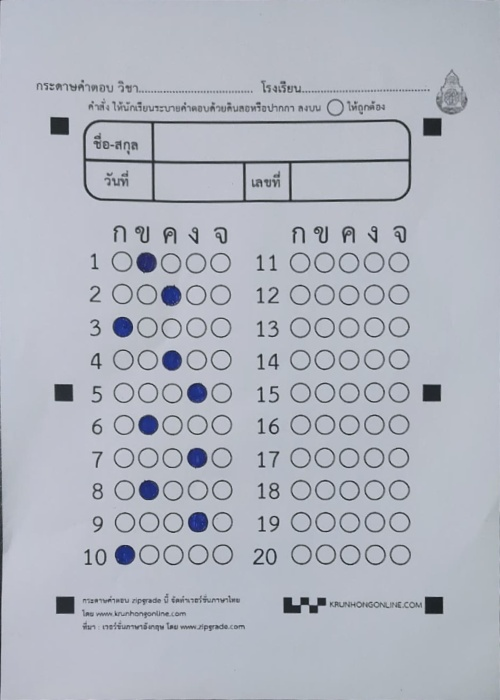
#> input picture Week9/AwswerSheetDetection/cropper.jpg, 500 x 700 px
$ python DetectChoine.py
#> lines starting #> are read from the running program, lines starting #| are printed output that depends on the picture; after the words box and inside, x2 and y2 are one past the last pixel; in counts of white or black regions, pixels touching at a corner belong together
### Week9/AwswerSheetDetection/utils.py
import cv2
import numpy as np
import matplotlib.pyplot as plt
from skimage import measure, morphology

# [10 lines left out: function show_image_list_plt, not called in this run]


def nothing(x):
    pass

def initializetrackbars(intialTracbar_vals=0):
    cv2.namedWindow("Trackbars")
    cv2.resizeWindow("Trackbars", 360, 240)
    cv2.createTrackbar("Threshold1", "Trackbars", 200, 255, nothing)
    cv2.createTrackbar("Threshold2", "Trackbars", 200, 255, nothing)
    cv2.createTrackbar("AreaSize", "Trackbars", 50, 1000, nothing)

def valtrackbars():
    threshold1 = cv2.getTrackbarPos("Threshold1", "Trackbars")
    threshold2 = cv2.getTrackbarPos("Threshold2", "Trackbars")
    areasize = cv2.getTrackbarPos("AreaSize", "Trackbars")
    src = (threshold1, threshold2)
    return src, areasize

# [86 lines left out: functions draw_rectangle, biggest_contour, reorder, order_points, four_point_transform, not called in this run]

### Week9/AwswerSheetDetection/DetectChoine.py
import cv2
import matplotlib.pyplot as plt
import numpy as np
import utils as ut
import imutils
from skimage import measure, morphology

def check_small_rectangles_centroid1(contours, img_contours, area_size=800):
    centroids = []
    for cnt in contours:
        area = cv2.contourArea(cnt)
        if area < area_size:
            peri = cv2.arcLength(cnt, True)
            approx = cv2.approxPolyDP(cnt, 0.02 * peri, True)
            if len(approx) == 4:
                M = cv2.moments(cnt)
                cx = int(M['m10'] / M['m00'])
                cy = int(M['m01'] / M['m00'])
                cv2.circle(img_contours, (cx, cy), 3, (0, 0, 255), -1)
                centroid = (cx, cy)
                centroids.append(centroid)
    return centroids, img_contours

def puttext_on_image1(img, text, x, y):

    cv2.putText(img, text, (x-20,y-20), cv2.FONT_HERSHEY_SIMPLEX, 0.5, (255, 255, 0), 2)
    return img


sizepaper = (widthImg, heightImg) = (500, 700)
imageResult = cv2.imread('cropper.jpg')
#> imageResult is the input picture: shape (700, 500, 3); mean B, G, R 191.1, 180.9, 176.7
ut.initializetrackbars()
while True:
    imgGray = cv2.cvtColor(imageResult,cv2.COLOR_BGR2GRAY)
    imgGray = cv2.GaussianBlur(imgGray, (7, 7), 0)
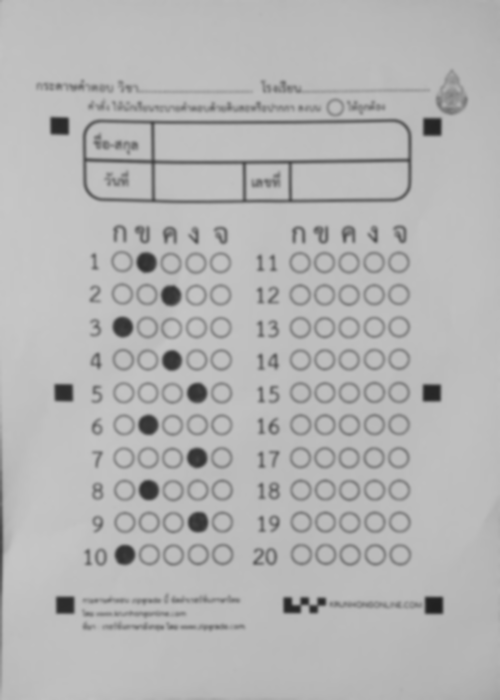
#> imgGray: shape (700, 500); min 33, max 199, mean 180.9
    """ imgGray = cv2.bilateralFilter(imgGray, d=5,sigmaColor=10,sigmaSpace=10) #Blur the image for better edge detection """
    imgThresh = cv2.adaptiveThreshold(imgGray,255,cv2.ADAPTIVE_THRESH_GAUSSIAN_C,cv2.THRESH_BINARY,blockSize=13,C=3)
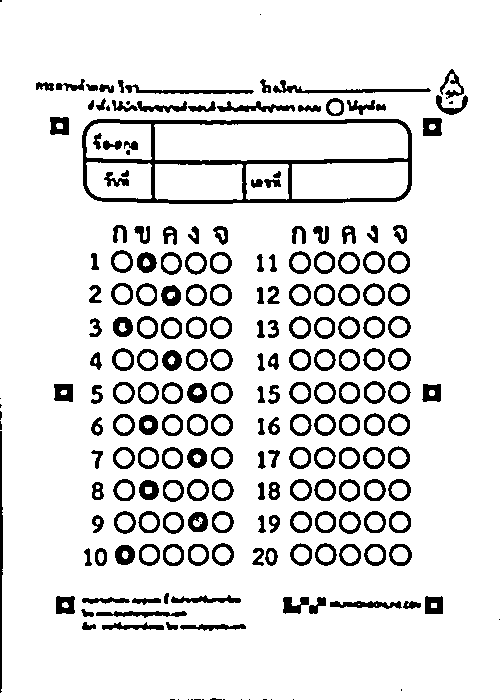
#> imgThresh: shape (700, 500); 88.4% white; 217 black regions (26 under 20 px), largest, box (x1, y1, x2, y2) and area: (82, 119, 412, 204) 4996, (0, 431, 3, 693) 583, (273, 80, 431, 94) 580
    thres, area_size = ut.valtrackbars()  # GET TRACK BAR VALUES FOR THRESHOLDS
    imgThresholdCanny = cv2.Canny(imgGray, thres[0], thres[1])
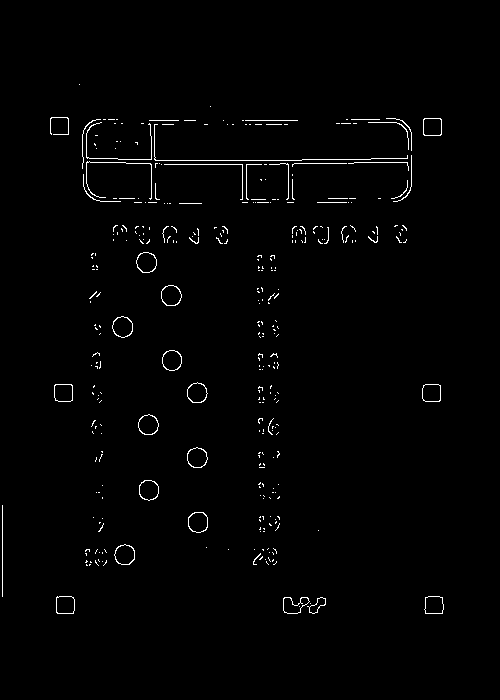
#> imgThresholdCanny: shape (700, 500); 1.2% white in thin lines or dots, all inside (x1, y1, x2, y2) = (2, 84, 444, 614)
    kernel = np.ones((2, 2))
    imgDial = cv2.dilate(imgThresholdCanny, np.ones((2, 2)), iterations=2)  # APPLY DILATION
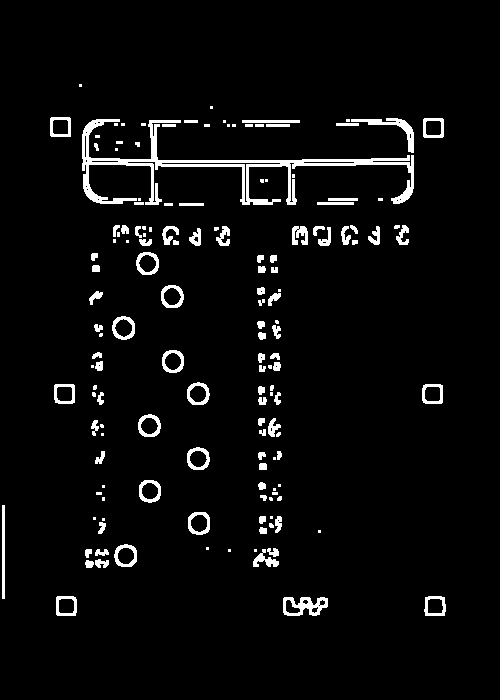
#> imgDial: shape (700, 500); 4.2% white; 149 white regions (50 under 20 px), largest, box (x1, y1, x2, y2) and area: (82, 119, 414, 205) 4295, (283, 597, 328, 616) 483, (351, 118, 414, 153) 471
    imgThresholdCanny2 = cv2.erode(imgDial, kernel, iterations=1)  # APPLY EROSION
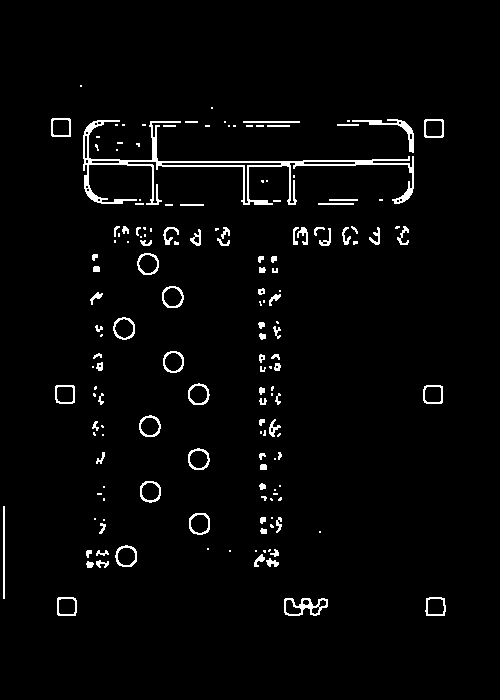
#> imgThresholdCanny2: shape (700, 500); 2.8% white in thin lines or dots, all inside (x1, y1, x2, y2) = (3, 85, 446, 616)
    # [8 lines of commented-out code are left out]
    imgContours = imageResult.copy()  # COPY IMAGE FOR DISPLAY PURPOSES
    imgBigContour = imageResult.copy()  # COPY IMAGE FOR DISPLAY PURPOSES
    contours, hierarchy = cv2.findContours(imgThresholdCanny2, cv2.RETR_EXTERNAL, cv2.CHAIN_APPROX_SIMPLE)  # FIND ALL CONTOURS
#> contours = 159 contours, 86 with area under 20; largest, box (x1, y1, x2, y2) and area: (83, 120, 414, 205) 2652, (284, 598, 328, 616) 492, (113, 317, 135, 340) 372, (162, 286, 184, 308) 370, (189, 513, 210, 535) 368
    centroids, imgContours = check_small_rectangles_centroid1(contours, imgContours, area_size)
#> the loop in check_small_rectangles_centroid1, `for cnt in contours:` made 159 passes
#> (area, peri) on passes 4, 5, 6, 7, 11, 12, 13, 18, 20, 23, 25, 37: (30, 22.49), (36, 45.8), (48, 40.97), (48, 41.8), (23.5, 39.56), (21.5, 22.24), (24, 28.49), (23.5, 20.24), (25, 32.14), (33, 49.8), (23.5, 20.24), (26, 20.49)
#> area on passes 1, 2, 3, 16, 26, 38: 492.5, 328, 334.5, 362.5, 368, 354.5
#> after the loop in check_small_rectangles_centroid1, `for cnt in contours:`: centroids = 53 pairs, first value 80 to 380, second value 85 to 550

    # sort the centroids by y coordinate
    if len(centroids) > 0 and len(centroids) == 6:
        centroids = sorted(centroids, key=lambda x: x[1])
        if centroids[2][0] < centroids[3][0]:
            w1 = centroids[2]
            w2 = centroids[3]
        else:
            w1 = centroids[3]
            w2 = centroids[2]
        ycenter = [(((w2[0]-w1[0]) // 2)+w1[0]) , w1[1]]
        htopcenter = [ycenter[0] ,(ycenter[1]-centroids[0][1])// 2 + centroids[0][1] -15]
        hbelowcenter = [ycenter[0], (centroids[-1][1]-ycenter[1])// 2 +ycenter[1]+70]
        tophleft = [w1[0]+45, htopcenter[1]]
        belowleft = [w1[0]+45, hbelowcenter[1]]
        pstC1 = np.float32([tophleft, htopcenter, belowleft, hbelowcenter])
        pstC2 = np.float32([[0, 0], [175, 0], [0, 320], [175, 320]])


        # write color
        cv2.circle(imgContours, w1, 3, (255, 255, 0), -1)
        imgContours = puttext_on_image1(imgContours, 'w1', w1[0], w1[1])
        cv2.circle(imgContours, w2, 3, (255, 255, 0), -1)
        imgContours = puttext_on_image1(imgContours, "w2", w2[0], w2[1])
        cv2.circle(imgContours, ycenter, 3, (255, 255, 0), -1)
        imgContours = puttext_on_image1(imgContours, "ycenter", ycenter[0], ycenter[1])
        cv2.circle(imgContours, htopcenter, 3, (255, 255, 0), -1)
        imgContours = puttext_on_image1(imgContours, "htop", htopcenter[0], htopcenter[1])
        cv2.circle(imgContours, hbelowcenter, 3, (255, 255, 0), -1)
        imgContours = puttext_on_image1(imgContours, "hbelow", hbelowcenter[0], hbelowcenter[1])
        cv2.circle(imgContours, tophleft, 3, (255, 255, 0), -1)
        imgContours = puttext_on_image1(imgContours, "tophleft", tophleft[0], tophleft[1])
        cv2.circle(imgContours, belowleft, 3, (255, 255, 0), -1)
        imgContours = puttext_on_image1(imgContours, "belowleft", belowleft[0], belowleft[1])


        # checkimg = ut.four_point_transform(imgBigContour, wrapPoints)

        matrix1 = cv2.getPerspectiveTransform(pstC1, pstC2)
        croper1 = cv2.warpPerspective(imgBigContour, matrix1, (175, 320))
        gray = cv2.cvtColor(croper1, cv2.COLOR_BGR2GRAY)
        # blur1 = cv2.GaussianBlur(gray, (3, 3), 0)
        thresh = cv2.threshold(gray, 0, 255, cv2.THRESH_BINARY_INV | cv2.THRESH_OTSU)[1]
        # thresh = cv2.erode(thresh, None, iterations=3)
        cnts = cv2.findContours(thresh, cv2.RETR_EXTERNAL, cv2.CHAIN_APPROX_SIMPLE)
        cnts = imutils.grab_contours(cnts)
        CntEdits = []
        centroids1 = []
        for c in cnts:
            area = cv2.contourArea(c)
            peri = cv2.arcLength(c, True)
            approx = cv2.approxPolyDP(c, 0.02 * peri, True)
            if len(approx) > 4:
                M = cv2.moments(c)
                cx = int(M['m10'] / M['m00'])
                cy = int(M['m01'] / M['m00'])
                cv2.circle(croper1, (cx, cy), 3, (0, 255, 0), -1)
                # cv2.drawContours(croper1, [approx], 0, (0, 255, 0),)
                centroid = (cx, cy)
                centroids1.append(centroid)
        cv2.imshow("croper", croper1)


        cv2.imshow("thresh", thresh)


    cv2.imwrite("choine.jpg", imgContours)
    cv2.imshow("Contours", imgContours)
    cv2.waitKey(1)
